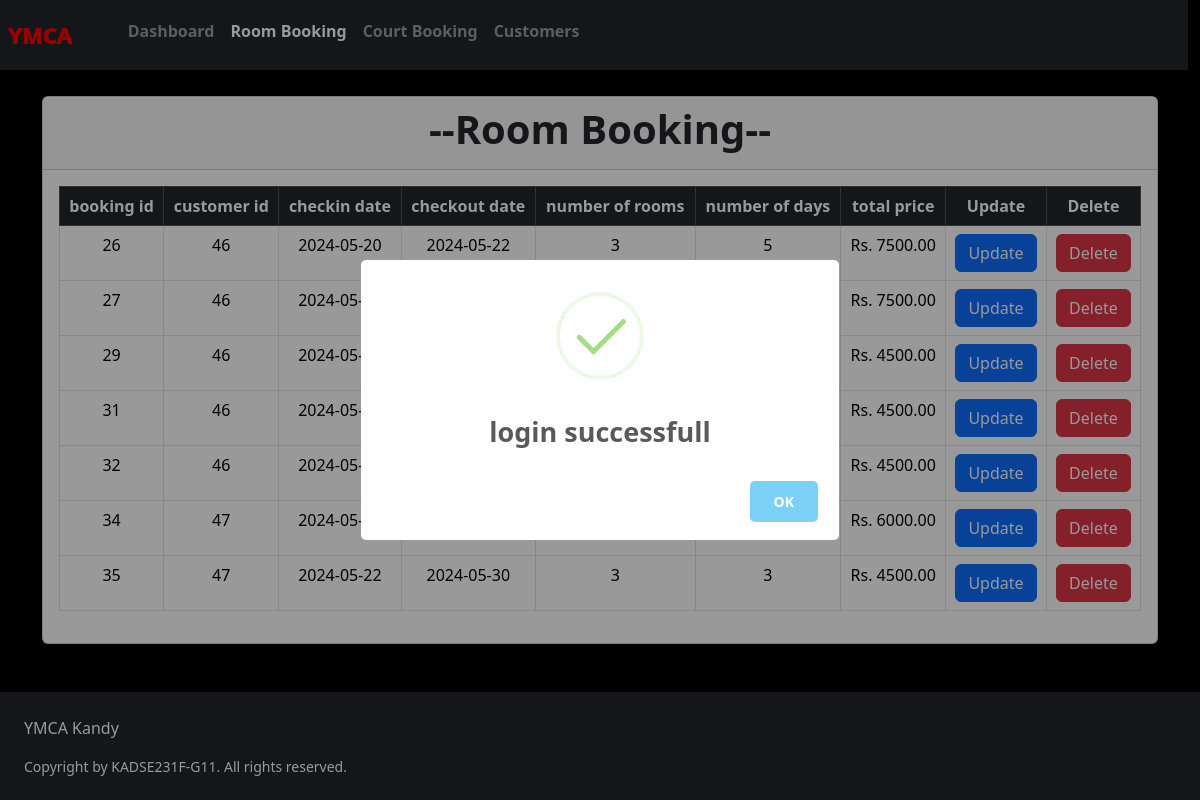
Screenshot of /roominfo.php (signed in) with the database file from the repository.
### tables this page shows
CREATE TABLE `room_book` (
  `rbook_id` int(11) NOT NULL,
  `cus_id` int(10) NOT NULL,
  `checkin` date NOT NULL,
  `checkout` date NOT NULL,
  `rooms` int(10) NOT NULL,
  `days` int(10) NOT NULL,
  `price` int(20) NOT NULL
);

### roominfo.php (the view, shortened to what this page needs)
<?php
    include_once('database/db_connection.php');
    $query = "SELECT * FROM room_book";
    $res = mysqli_query($con,$query);
?>
<html>
<head>
    <link rel="stylesheet" href="styles/info.css" />
    <link href="library/css/bootstrap.css" rel="stylesheet" />
</head>
<body class="bg-black">
    <div class="row nav_bar bg-dark fixed-top">
        <div class="elements col-md-9 nav">
        <nav class="navbar navbar-expand-sm navbar-dark">
            <div class="container-fluid">
            <ul class="navbar-nav fw-bold">
                <li class="nav-item" style="padding-right: 40px">
                    <a class="nav-link" id="logo" href="dashboard.php">YMCA</a>
                </li>
                <li class="nav-item">
                    <a class="nav-link" href="dashboard.php">Dashboard</a>
                </li>
                <li class="nav-item">
                    <a class="nav-link active" href="#">Room Booking</a>
                </li>
                <li class="nav-item">
                    <a class="nav-link" href="courtinfo.php">Court Booking</a>
                </li>
                <li class="nav-item">
                    <a class="nav-link" href="customerinfo.php">Customers</a>
                </li>
            </ul>
            </div>
        </nav>
        </div>
    </div>
    <div class="container mb-5">
        <div class="row mt-5">
            <div class="col">
                <div class="card mt-5">
                    <div class="card-header">
                        <h2 class="display-6 text-center fw-bolder">--Room Booking--</h2>
                    </div>
                    <div class="card-body">
                        <table class="table table-bordered text-center">
                            <tr class="table-dark">
                                <th>booking id</th>
                                <th>customer id</th>
                                <th>checkin date</th>
                                <th>checkout date</th>
                                <th>number of rooms</th>
                                <th>number of days</th>
                                <th>total price</th>
                                <th>Update</th>
                                <th>Delete</th>
                            </tr>
                            <tr>
                                <?php
                                    while($row = mysqli_fetch_assoc($res)){
                                        ?>
                                            <td><?php echo $row['rbook_id']; ?></td>
                                            <td><?php echo $row['cus_id']; ?></td>
                                            <td><?php echo $row['checkin']; ?></td>
                                            <td><?php echo $row['checkout']; ?></td>
                                            <td><?php echo $row['rooms']; ?></td>
                                            <td><?php echo $row['days']; ?></td>
                                            <td>Rs. <?php echo $row['price']; ?>.00</td>
                                            <td><a href="database/db_updateroom.php?updateid=<?php echo $row['rbook_id']; ?>" class="btn btn-primary">Update</a></td>
                                            <td><a href="database/db_deleteroom.php?deleteid=<?php echo $row['rbook_id']; ?>" class="btn btn-danger">Delete</a></td>
                                        </tr>
                                        <?php
                                    }
                                ?>
                        </table>
                    </div>
                </div>
            </div>
        </div>
    </div>
    <div class="p-4 bg-dark text-white">
        <p class="foot_head">YMCA Kandy</p>
        <small>Copyright by KADSE231F-G11. All rights reserved.</small>
    </div>
</body>
</html>

### styles/info.css (style rules this page uses)
.nav_bar { height: 70px; margin: 0px; position: sticky; position: -webkit-sticky; top: 0; max-width: 100%; }
.nav-link { font-size: large; font-weight: 700; }
#logo { font-size: 22px; font-weight: 1000; color: red; }

### rows the page displays
room_book: rbook_id "26", cus "46", checkin "2024-05-20", checkout "2024-05-22", rooms "3", days "5", price "7500"
room_book: rbook_id "27", cus "46", checkin "2024-05-19", price "7500"
room_book: rbook_id "29", cus "46", checkin "2024-05-21", price "4500"
room_book: rbook_id "31", cus "46", checkin "2024-05-20", price "4500"
room_book: rbook_id "32", cus "46", checkin "2024-05-22", price "4500"
room_book: rbook_id "34", cus "47", checkin "2024-05-20", price "6000"
room_book: rbook_id "35", cus "47", checkin "2024-05-22", checkout "2024-05-30", rooms "3", days "3", price "4500"
